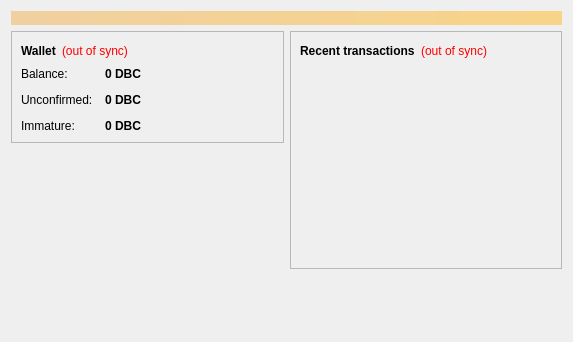
<?xml version="1.0" encoding="UTF-8"?>
<ui version="4.0">
 <class>OverviewPage</class>
 <widget class="QWidget" name="OverviewPage">
  <property name="geometry">
   <rect>
    <x>0</x>
    <y>0</y>
    <width>573</width>
    <height>342</height>
   </rect>
  </property>
  <property name="windowTitle">
   <string>Form</string>
  </property>
  <layout class="QVBoxLayout" name="topLayout">
   <item>
    <widget class="QLabel" name="labelAlerts">
     <property name="visible">
      <bool>false</bool>
     </property>
     <property name="styleSheet">
      <string notr="true">background-color: qlineargradient(x1: 0, y1: 0, x2: 1, y2: 0, stop:0 #F0D0A0, stop:1 #F8D488); color:#000000;</string>
     </property>
     <property name="wordWrap">
      <bool>true</bool>
     </property>
     <property name="margin">
      <number>3</number>
     </property>
    </widget>
   </item>
   <item>
    <layout class="QHBoxLayout" name="horizontalLayout" stretch="1,1">
     <item>
      <layout class="QVBoxLayout" name="verticalLayout_2">
       <item>
        <widget class="QFrame" name="frame">
         <property name="frameShape">
          <enum>QFrame::StyledPanel</enum>
         </property>
         <property name="frameShadow">
          <enum>QFrame::Raised</enum>
         </property>
         <layout class="QVBoxLayout" name="verticalLayout_4">
          <item>
           <layout class="QHBoxLayout" name="horizontalLayout_4">
            <item>
             <widget class="QLabel" name="label_5">
              <property name="font">
               <font>
                <weight>75</weight>
                <bold>true</bold>
               </font>
              </property>
              <property name="text">
               <string>Wallet</string>
              </property>
             </widget>
            </item>
            <item>
             <widget class="QLabel" name="labelWalletStatus">
              <property name="toolTip">
               <string>The displayed information may be out of date. Your wallet automatically synchronizes with the Dubaicoin network after a connection is established, but this process has not completed yet.</string>
              </property>
              <property name="styleSheet">
               <string notr="true">QLabel { color: red; }</string>
              </property>
              <property name="text">
               <string notr="true">(out of sync)</string>
              </property>
              <property name="alignment">
               <set>Qt::AlignLeading|Qt::AlignLeft|Qt::AlignVCenter</set>
              </property>
             </widget>
            </item>
            <item>
             <spacer name="horizontalSpacer_2">
              <property name="orientation">
               <enum>Qt::Horizontal</enum>
              </property>
              <property name="sizeHint" stdset="0">
               <size>
                <width>40</width>
                <height>20</height>
               </size>
              </property>
             </spacer>
            </item>
           </layout>
          </item>
          <item>
           <layout class="QFormLayout" name="formLayout_2">
            <property name="fieldGrowthPolicy">
             <enum>QFormLayout::AllNonFixedFieldsGrow</enum>
            </property>
            <property name="horizontalSpacing">
             <number>12</number>
            </property>
            <property name="verticalSpacing">
             <number>12</number>
            </property>
            <item row="0" column="0">
             <widget class="QLabel" name="label">
              <property name="text">
               <string>Balance:</string>
              </property>
             </widget>
            </item>
            <item row="0" column="1">
             <widget class="QLabel" name="labelBalance">
              <property name="font">
               <font>
                <weight>75</weight>
                <bold>true</bold>
               </font>
              </property>
              <property name="cursor">
               <cursorShape>IBeamCursor</cursorShape>
              </property>
              <property name="toolTip">
               <string>Your current balance</string>
              </property>
              <property name="text">
               <string notr="true">0 DBC</string>
              </property>
              <property name="textInteractionFlags">
               <set>Qt::LinksAccessibleByMouse|Qt::TextSelectableByKeyboard|Qt::TextSelectableByMouse</set>
              </property>
             </widget>
            </item>
            <item row="1" column="0">
             <widget class="QLabel" name="label_3">
              <property name="text">
               <string>Unconfirmed:</string>
              </property>
             </widget>
            </item>
            <item row="1" column="1">
             <widget class="QLabel" name="labelUnconfirmed">
              <property name="font">
               <font>
                <weight>75</weight>
                <bold>true</bold>
               </font>
              </property>
              <property name="cursor">
               <cursorShape>IBeamCursor</cursorShape>
              </property>
              <property name="toolTip">
               <string>Total of transactions that have yet to be confirmed, and do not yet count toward the current balance</string>
              </property>
              <property name="text">
               <string notr="true">0 DBC</string>
              </property>
              <property name="textInteractionFlags">
               <set>Qt::LinksAccessibleByMouse|Qt::TextSelectableByKeyboard|Qt::TextSelectableByMouse</set>
              </property>
             </widget>
            </item>
            <item row="2" column="0">
             <widget class="QLabel" name="labelImmatureText">
              <property name="text">
               <string>Immature:</string>
              </property>
             </widget>
            </item>
            <item row="2" column="1">
             <widget class="QLabel" name="labelImmature">
              <property name="font">
               <font>
                <weight>75</weight>
                <bold>true</bold>
               </font>
              </property>
              <property name="toolTip">
               <string>Mined balance that has not yet matured</string>
              </property>
              <property name="text">
               <string notr="true">0 DBC</string>
              </property>
              <property name="textInteractionFlags">
               <set>Qt::LinksAccessibleByMouse|Qt::TextSelectableByKeyboard|Qt::TextSelectableByMouse</set>
              </property>
             </widget>
            </item>
           </layout>
          </item>
         </layout>
        </widget>
       </item>
       <item>
        <spacer name="verticalSpacer">
         <property name="orientation">
          <enum>Qt::Vertical</enum>
         </property>
         <property name="sizeHint" stdset="0">
          <size>
           <width>20</width>
           <height>40</height>
          </size>
         </property>
        </spacer>
       </item>
      </layout>
     </item>
     <item>
      <layout class="QVBoxLayout" name="verticalLayout_3">
       <item>
        <widget class="QFrame" name="frame_2">
         <property name="frameShape">
          <enum>QFrame::StyledPanel</enum>
         </property>
         <property name="frameShadow">
          <enum>QFrame::Raised</enum>
         </property>
         <layout class="QVBoxLayout" name="verticalLayout">
          <item>
           <layout class="QHBoxLayout" name="horizontalLayout_2">
            <item>
             <widget class="QLabel" name="label_4">
              <property name="text">
               <string>&lt;b&gt;Recent transactions&lt;/b&gt;</string>
              </property>
             </widget>
            </item>
            <item>
             <widget class="QLabel" name="labelTransactionsStatus">
              <property name="toolTip">
               <string>The displayed information may be out of date. Your wallet automatically synchronizes with the Dubaicoin network after a connection is established, but this process has not completed yet.</string>
              </property>
              <property name="styleSheet">
               <string notr="true">QLabel { color: red; }</string>
              </property>
              <property name="text">
               <string notr="true">(out of sync)</string>
              </property>
              <property name="alignment">
               <set>Qt::AlignRight|Qt::AlignTrailing|Qt::AlignVCenter</set>
              </property>
             </widget>
            </item>
            <item>
             <spacer name="horizontalSpacer">
              <property name="orientation">
               <enum>Qt::Horizontal</enum>
              </property>
              <property name="sizeHint" stdset="0">
               <size>
                <width>40</width>
                <height>20</height>
               </size>
              </property>
             </spacer>
            </item>
           </layout>
          </item>
          <item>
           <widget class="QListView" name="listTransactions">
            <property name="styleSheet">
             <string notr="true">QListView { background: transparent; }</string>
            </property>
            <property name="frameShape">
             <enum>QFrame::NoFrame</enum>
            </property>
            <property name="verticalScrollBarPolicy">
             <enum>Qt::ScrollBarAlwaysOff</enum>
            </property>
            <property name="horizontalScrollBarPolicy">
             <enum>Qt::ScrollBarAlwaysOff</enum>
            </property>
            <property name="selectionMode">
             <enum>QAbstractItemView::NoSelection</enum>
            </property>
           </widget>
          </item>
         </layout>
        </widget>
       </item>
       <item>
        <spacer name="verticalSpacer_2">
         <property name="orientation">
          <enum>Qt::Vertical</enum>
         </property>
         <property name="sizeHint" stdset="0">
          <size>
           <width>20</width>
           <height>40</height>
          </size>
         </property>
        </spacer>
       </item>
      </layout>
     </item>
    </layout>
   </item>
  </layout>
 </widget>
 <resources/>
 <connections/>
</ui>
